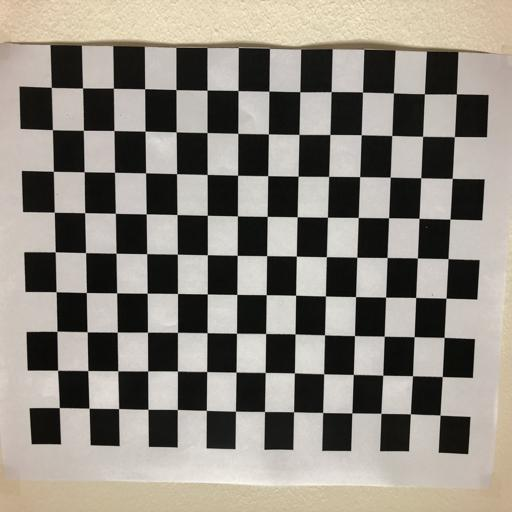
#> input picture checker.jpg, 512 x 512 px
$ python -i image_stitching.py   (imports and definitions only)   (older library calls are emulated)
#> lines starting #> are read from the running program, lines starting #| are printed output that depends on the picture
import numpy as np
from skimage import filters
from skimage.feature import corner_peaks
from scipy.spatial.distance import cdist
from scipy.ndimage.filters import convolve
import math

from utils import pad, get_output_space, unpad

import cv2
_COLOR_RED = (255, 0, 0)
_COLOR_GREEN = (0, 255, 0)
_COLOR_BLUE = (0, 0, 255)

_COLOR_RED = (255, 0, 0)
_COLOR_GREEN = (0, 255, 0)
_COLOR_BLUE = (0, 0, 255)

# [161 lines left out: functions trim, warp_image, draw_matches, transform_homography, normalise, compute_homography, not called in this run]


def harris_corners(img, window_size=3, k=0.04):
    """
    Compute Harris corner response map. Follow the math equation
    R=Det(M)-k(Trace(M)^2).

    Hint:
        You may use the functions filters.sobel_v filters.sobel_h & scipy.ndimage.filters.convolve,
        which are already imported above

    Args:
        img: Grayscale image of shape (H, W)
        window_size: size of the window function
        k: sensitivity parameter

    Returns:
        response: Harris response image of shape (H, W)
    """

    H, W = img.shape
    window = np.ones((window_size, window_size))

    response = np.zeros((H, W))

    ### YOUR CODE HERE
    # Compute x-y derivatives of image
    Ix = filters.sobel_v(img)
    Iy = filters.sobel_h(img)

    # Compute product of derivative at every pixel
    Ixx = Ix * Ix
    Iyy = Iy * Iy
    Ixy = Ix * Iy

    # Compute sum of the product of derivative at every pixel
    Sxx = convolve(Ixx, window)
    Syy = convolve(Iyy, window)
    Sxy = convolve(Ixy, window)

    # Get response
    for h in range(0,H):
        for w in range(0, W):
            response[h][w] = (Sxx[h][w]*Syy[h][w] - Sxy[h][w]*Sxy[h][w]) - (k * math.pow(Sxx[h][w] + Syy[h][w], 2))

    ### END YOUR CODE
    return response


# [337 lines left out: functions simple_descriptor, describe_keypoints, match_descriptors, ransac, sift_descriptor, linear_blend and 1 more, not called in this run]

>>> import cv2
>>> picture = cv2.imread('checker.jpg', cv2.IMREAD_GRAYSCALE)
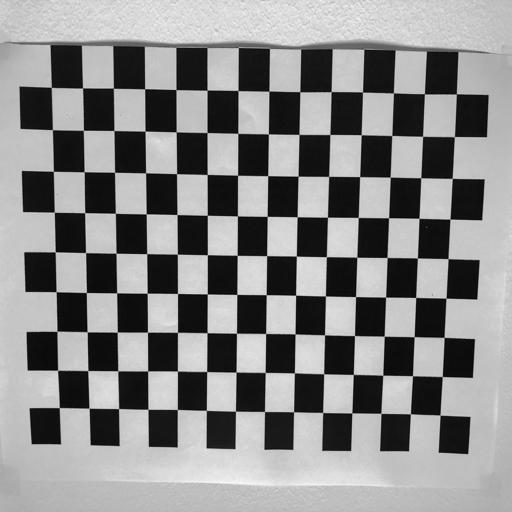
#> picture: shape (512, 512); min 0, max 252, mean 136.1
>>> result = harris_corners(picture)
#> in harris_corners, `Ixx = Ix * Ix`:
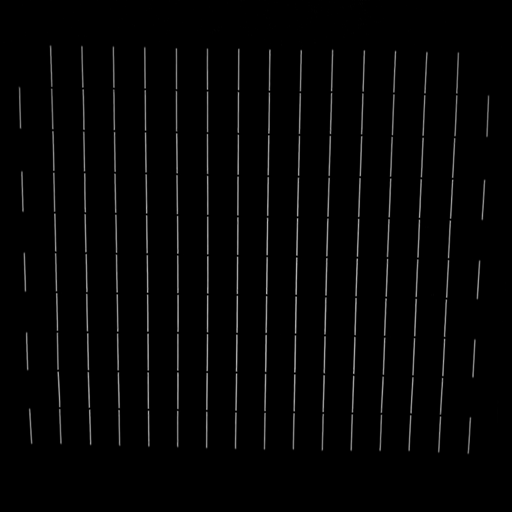
#> Ixx: shape (512, 512) float64; min 0, max 0.709, mean 0.0186
#> in harris_corners, `Iyy = Iy * Iy`:
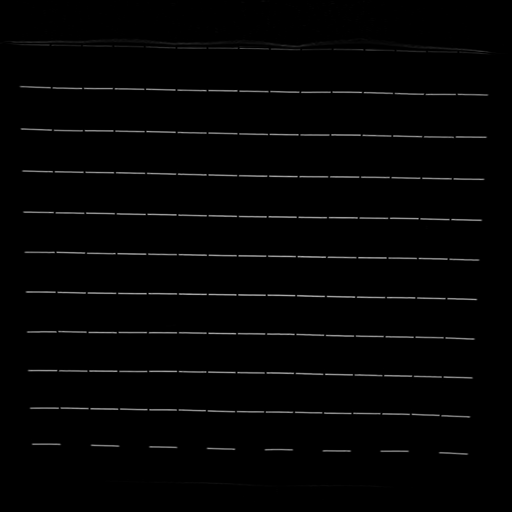
#> Iyy: shape (512, 512) float64; min 0, max 0.672, mean 0.0139
#> in harris_corners, `Ixy = Ix * Iy`:
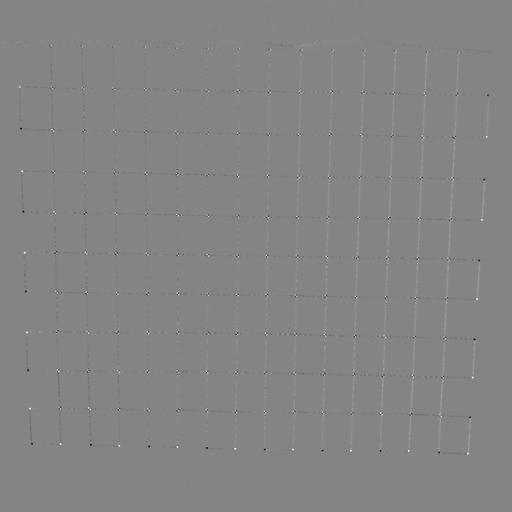
#> Ixy: shape (512, 512) float64; min -0.211, max 0.194, mean -2.84e-05; drawn with min black and max white
#> in harris_corners, `Sxx = convolve(Ixx, window)`:
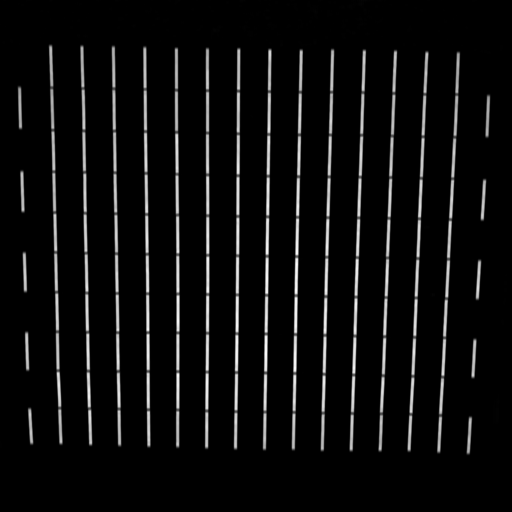
#> Sxx: shape (512, 512) float64; min 0, max 3.09, mean 0.168; drawn with min black and max white
#> in harris_corners, `Syy = convolve(Iyy, window)`:
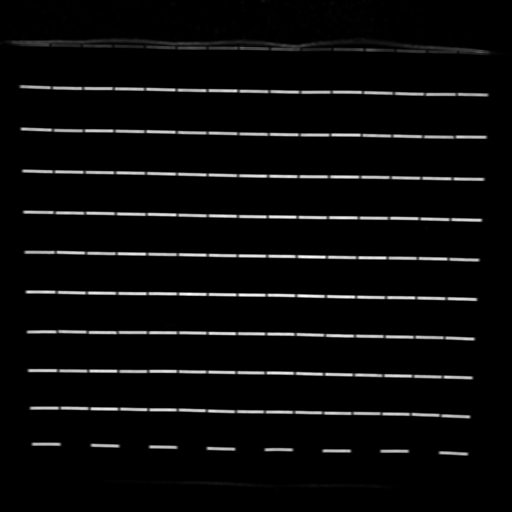
#> Syy: shape (512, 512) float64; min 0, max 3.1, mean 0.125; drawn with min black and max white
#> after the loop in harris_corners, `for h in range(0,H):`:
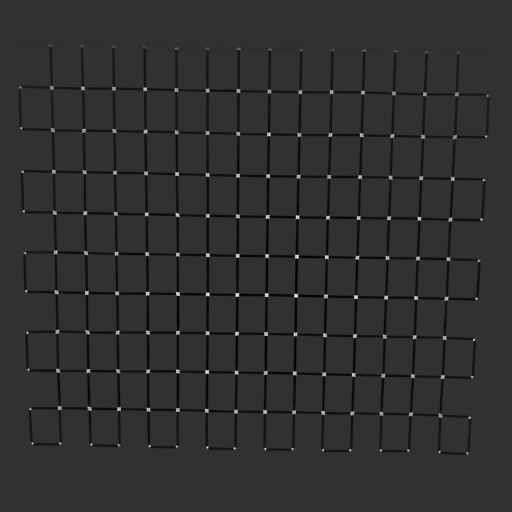
#> response: shape (512, 512) float64; min -0.382, max 1.57, mean -0.015; drawn with min black and max white
